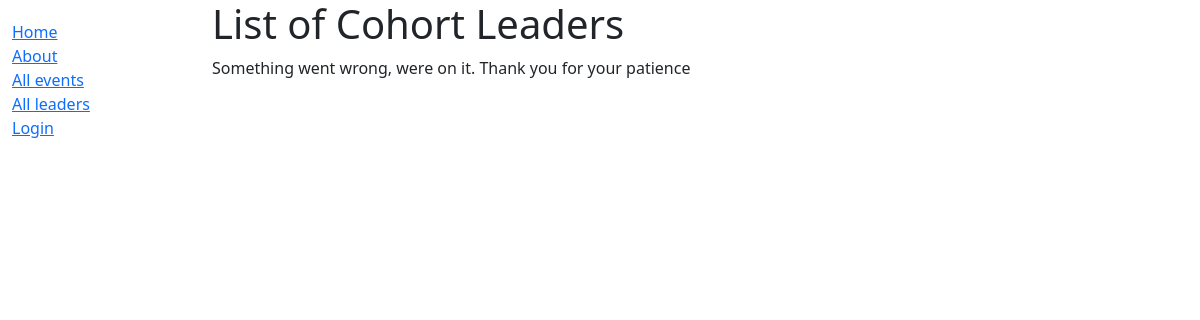
Before: /catalog/leaders/ with the older database file.
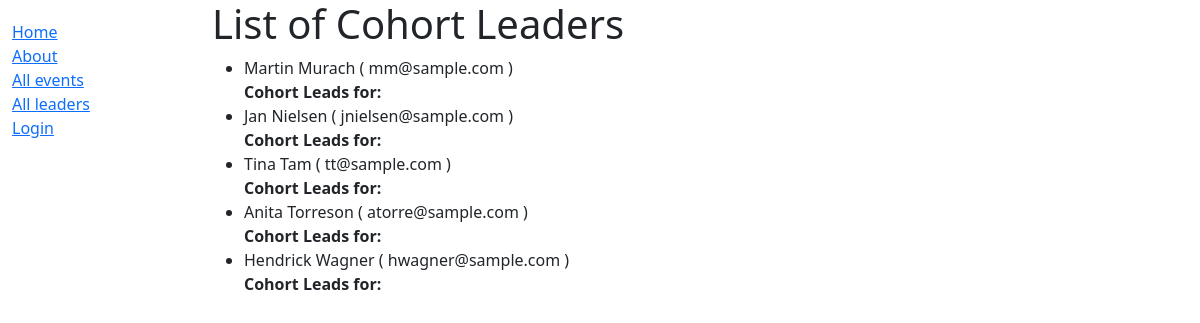
After: the same page with the newer database file.
### catalog/models.py (models this page shows, shortened)
class Leader(models.Model):
    id = models.AutoField(auto_created=True,
                          primary_key=True,
                          serialize=False,
                          verbose_name='ID')
    first_name = models.CharField(max_length=100)
    last_name = models.CharField(max_length=100)
    email = models.EmailField(max_length=254,
                             unique=True)
    phone = PhoneNumberField(null=False,
                             blank=False,
                             unique=True,
                             help_text='Contact phone number')
    events = models.ManyToManyField(Event, through="Cohort", related_name="leader")
    class Meta:
        ordering = ['last_name', 'first_name']

### catalog/views.py (the view)
# urls.py: path("leaders/", views.LeaderListView.as_view(), name="leaders"),
class LeaderListView(generic.ListView):
    template_name = "leaders.html"
    model = Leader
    context_object_name = "leader_list"
    paginate_by = 5

### catalog/templates/leaders.html
{% extends "base_generic.html" %}
{% block content %}
  <h1>List of Cohort Leaders</h1>
  {% if leader_list %}
  <ul>
    {% for leader in leader_list %}
      <li>
        {{ leader.first_name }} {{ leader.last_name }} ( {{ leader.email }} )<br>
        <strong>Cohort Leads for:</strong> {{ leader.events.all|join:", "}}
      </li>
    {% endfor %}
  </ul>
  {% else %}
    <p>Something went wrong, were on it. Thank you for your patience</p>
  {% endif %}
{% endblock %}

### catalog/templates/base_generic.html (shortened to what this page needs)
<!DOCTYPE html>
<html lang="en">
<head>
  <link href="https://cdn.jsdelivr.net/npm/bootstrap@5.1.3/dist/css/bootstrap.min.css" rel="stylesheet">
  {% load static %}
  <link rel="stylesheet" href="{% static 'css/styles.css' %}">
</head>
<body>
  <div class="container-fluid">
    <div class="row">
      <div class="col-sm-2">
      {% block sidebar %}
        <ul class="sidebar-nav">
          <li><a href="{% url 'index' %}">Home</a></li>
          <li><a href="{% url 'about' %}">About</a></li>
          <li><a href="{% url 'events' %}">All events</a></li>
          <li><a href="{% url 'leaders' %}">All leaders</a></li>
            {% if user.is_authenticated %}
                <li>Logged in as: {{ user.get_username }}</li>
                <li><a href="{% url 'logout'%}?next={{request.path}}">Logout</a></li>
            {% else %}
                <li><a href="{% url 'login'%}?next={{request.path}}">Login</a></li>
            {% endif %}
        </ul>
      {% endblock %}
      </div>
      <div class="col-sm-10 ">{% block content %}{% endblock %}</div>
    </div>
  </div>
</body>
</html>

### catalog/static/css/styles.css (style rules this page uses)
.sidebar-nav { margin-top: 20px; padding: 0; list-style: none; }

Changed rows visible on the page:
added Leader: first_name "Martin", last_name "Murach", email "mm@sample.com"
added Leader: first_name "Jan", last_name "Nielsen", email "jnielsen@sample.com"
added Leader: first_name "Tina", last_name "Tam", email "tt@sample.com"
added Leader: first_name "Anita", last_name "Torreson", email "atorre@sample.com"
added Leader: first_name "Hendrick", last_name "Wagner", email "hwagner@sample.com"
Other visible differences:
text no longer shown: "Something went wrong, were on it. Thank you for your patience"
